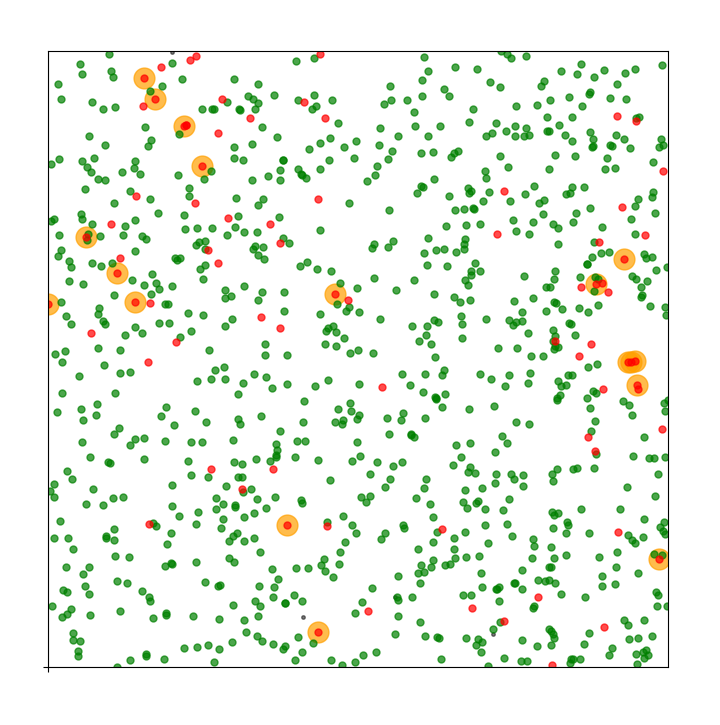
#> input picture 3blue1brown/COIVD-19/t=10.png, 720 x 725 px; its folder holds only this picture in this run
$ python -i COVID-19.py   (imports and definitions only)   (older library calls are emulated)
#> lines starting #> are read from the running program, lines starting #| are printed output that depends on the picture
"""
key 'python COVID-19.py' to run

start from here "3blue1brown"
"https://www.youtube.com/watch?v=gxAaO2rsdIs"

status  狀態值解釋
0       : 健康的人
1~50    : 受感染但'沒有'傳染力 (正常更新時+1)
51~500  : 受感染且有傳染力 (正常更新時+1)
501~600 : 死亡or隔離(無傳染力), 單純是畫面顯示需要 (正常更新時+1)
601     : 不再更新狀態

r (float) (約0.001~0.002) 接觸距離(半徑)
n (int) 點位數量 (1000) 太少可以增加 r 提高接觸機會

初始感染率 : 1 - ((1 - r**2 * np.pi)**(n - 1))**450
* (n - 1) 是健康人人數
* 450是存活的步數
"""

import numpy as np
import matplotlib.pyplot as plt
import time
from matplotlib.animation import FuncAnimation
from sklearn.metrics.pairwise import manhattan_distances  # 曼哈頓距離可以省大量計算


def update_coor_mov_status(coor, mov, status):
    status[np.bitwise_and(status > 0, status <= 600)] += 1  # 狀態更新
    g = coor[status == 0]  # 健康人座標
    r = coor[np.bitwise_and(status > 50, status <= 500)]  # 病人座標
    if len(g) and len(r):  # 當病人或是健康人數為0 不在更新
        d_arr = manhattan_distances(r, g)  # 計算病人和健康人曼哈頓距離(array)
        # 距離太近就傳染 status轉換為1(病人)
        g2r = np.any(d_arr < d, 0).astype(np.int)  # bool to int
        status[status == 0] += g2r  # 傳染更新

    mov[np.bitwise_and(status > 500, status <= 600)] *= 0.975  # 死亡移動變慢
    coor[status <= 600] = coor[status <= 600] + mov[status <= 600]  # 更新位置
    # 碰撞轉換
    upper = coor > 1
    lower = coor < 0
    coor[upper] = 2 - coor[upper]
    coor[lower] = -coor[lower]
    # 碰撞向量轉換
    mov[upper] = -mov[upper]
    mov[lower] = -mov[lower]

    return coor, mov, status


n = 1000  # 模擬人數(太多很爽 但是會lag 吃光記憶體會當機 請緩慢增加)
r = 0.0013  # 距離設定 微調影響很顯著 約0.001~0.002
d = r * (np.pi / 2)**0.5  # 轉換成曼哈頓距離(讓面積相等) 可以減少計算 且已經足夠
# 初始機率 0.75~0.95 (r 0.001 ~ 0.0015)有明顯差距
# [2 lines not run here, left out]

# 狀態設定 初始0號病人 (0:健康人, 1~500:病人, 500~:凋零不再傳染)
status = np.zeros(n).astype(np.int)
status[0] = 1  # 零號COVID-19病患
angle = np.random.uniform(0, 2 * np.pi, n)  # 移動角度
speed = np.random.uniform(0.3, 1, n)  # 移動速度(可以直接設 1 移動速度相同)
comp = np.exp(angle * 1j) * speed  # 移動向量
step = 400  # 解析度(越大步數越小 直接影響流暢度)
mov = np.vstack((comp.real, comp.imag)).transpose(1, 0) / step
mov = mov.astype(np.float32)  # 節省資源 設定 np.float16 會不夠
coor = np.random.uniform(0, 1, size=(n, 2))  # 位置座標
coor = coor.astype(np.float32)  # 節省資源

fig_size = 9  # init圖形大小
fig, ax = plt.subplots(figsize=(fig_size, fig_size))
p4, = ax.plot('', '', 'o', ms=3, c='#404040', alpha=0.5)  # 最低圖層
p2, = ax.plot('', '', 'o', ms=15, c='#ffa000', alpha=0.7)
p1, = ax.plot('', '', 'og', ms=5, alpha=0.7)
p3, = ax.plot('', '', 'or', ms=5, alpha=0.7)


def init():
    ax.set_xlim(0, 1)
    ax.set_ylim(0, 1)


def update(frame):
    global coor, mov, status
    g_coor = coor[status == 0]  # 健康人座標
    y_coor = coor[np.bitwise_and(status > 0, status <= 50)]  # 潛伏期病人座標
    r_coor = coor[np.bitwise_and(status > 0, status <= 500)]  # 病人座標
    k_coor = coor[np.bitwise_and(status > 500, status <= 600)]  # 死亡後消失
    p1.set_data(g_coor[:, 0], g_coor[:, 1])
    p2.set_data(y_coor[:, 0], y_coor[:, 1])
    p3.set_data(r_coor[:, 0], r_coor[:, 1])
    p4.set_data(k_coor[:, 0], k_coor[:, 1])
    print(f'{len(g_coor)}, {len(r_coor)}')

    coor, mov, status = update_coor_mov_status(coor, mov, status)


ani = FuncAnimation(fig=fig, func=update, frames=1,
                    init_func=init, interval=20, blit=False)  # fps=50
# [1 line not run here, left out]

>>> import cv2
>>> picture = cv2.imread('t=10.png', cv2.IMREAD_GRAYSCALE)
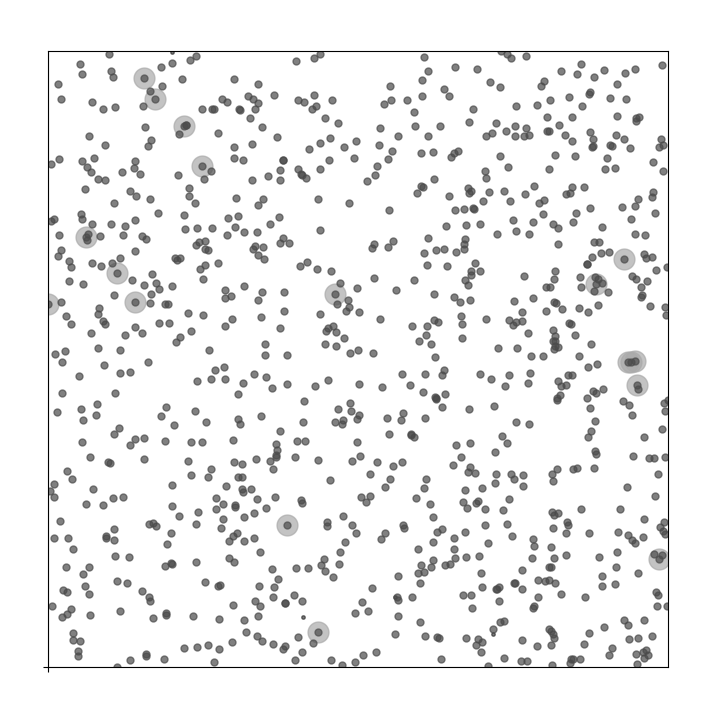
#> picture: shape (725, 720); min 0, max 255, mean 239.8
>>> result = update(picture)
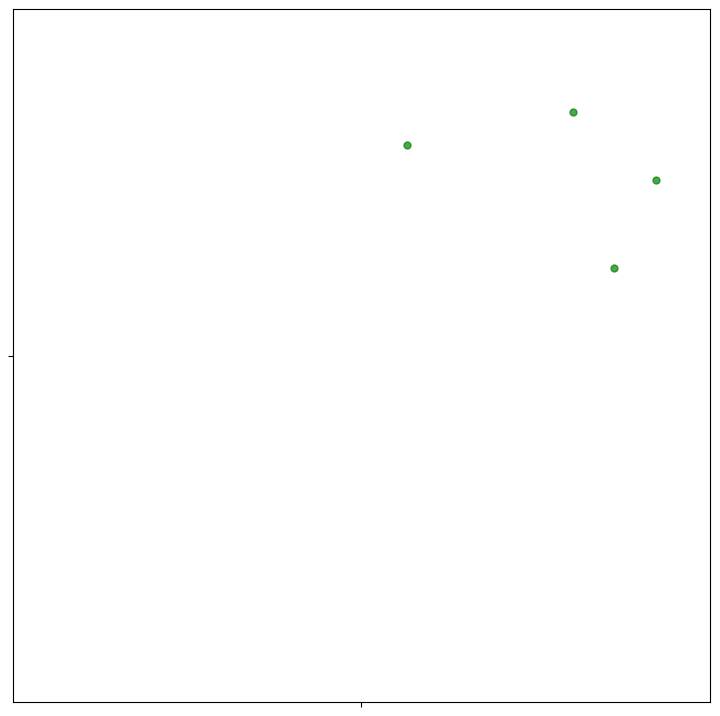
#> figure drawn by matplotlib, 1 panel

$ run again, on 3blue1brown/COIVD-19/t=20.png
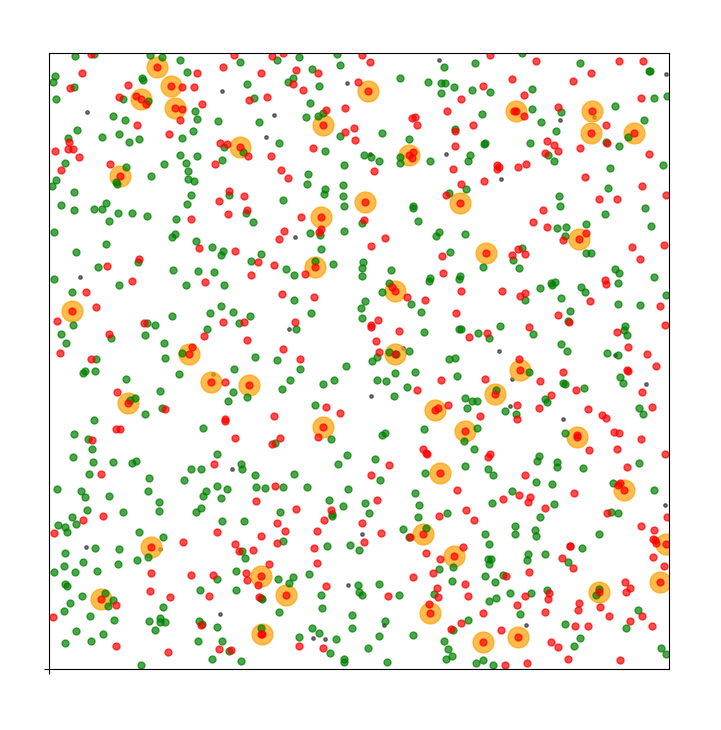
#> input picture 3blue1brown/COIVD-19/t=20.png, 721 x 730 px
#> `picture = cv2.imread('t=10.png', cv2.IMREAD_GRAYSCALE)`:
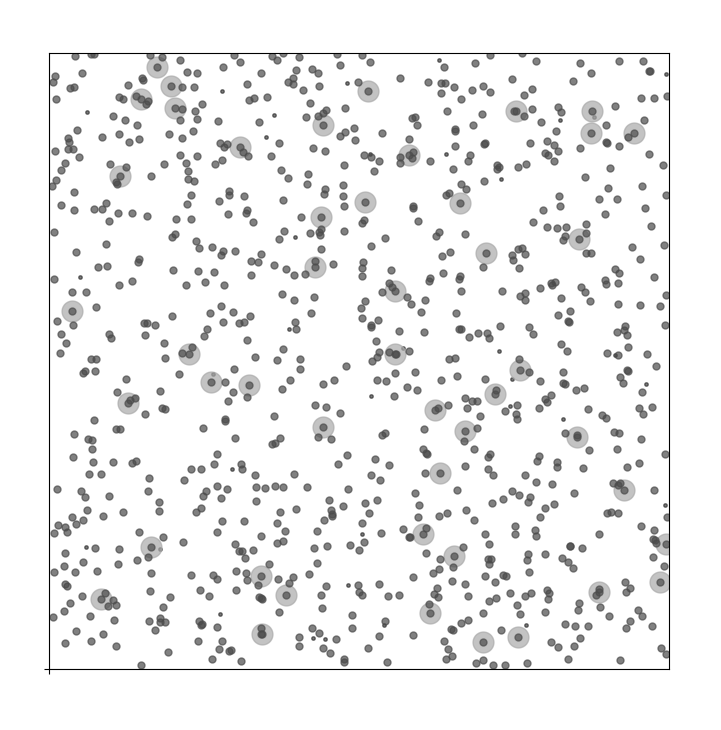
#> picture: shape (730, 721); min 0, max 255, mean 239.6
